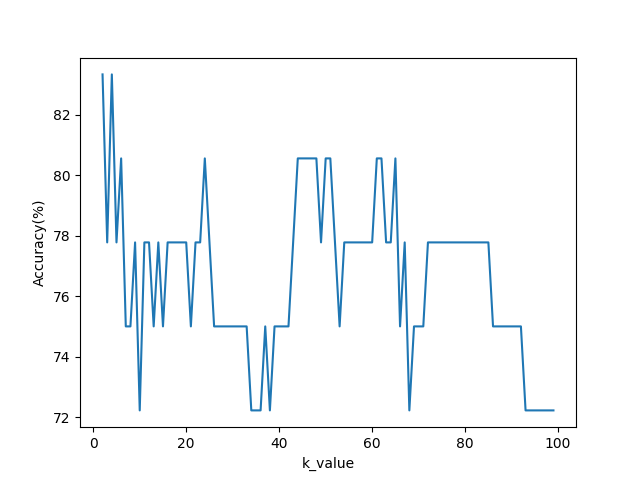

The Python source for this figure:
from dataset import wine_data, current_path
from aux_methods import train_test_split, accuracy
from knn import KNN
import matplotlib.pyplot as plt
import random


random.seed(15)
X, Y = wine_data.iloc[:, 1:].astype(float).values, wine_data.iloc[:, 0].astype(int).values
X_train, X_test, y_train, y_test = train_test_split(X, Y, test_size=0.2)


k_accuracy = dict()
knn_start, knn_end = 2, 100
for _knn in range(knn_start, knn_end):
    clf = KNN(k=_knn)
    clf.fit(X_train, y_train)
    predictions = clf.predict(X_test)
    _accuracy = accuracy(y_test, predictions)
    k_accuracy[_knn] = _accuracy
    print("Knn = {0}, Accuracy = {1}%".format(_knn, _accuracy))

accuracy_max = max(k_accuracy.values())
k_max = [k for k in k_accuracy if k_accuracy[k] == accuracy_max]
print("Maximal Value : K = {0}, Accuracy = {1}%".format(k_max, accuracy_max))


plt.plot(list(range(knn_start, knn_end)), list(k_accuracy.values()))
plt.ylabel('Accuracy(%)')
plt.xlabel('k_value')
plt.savefig(current_path.joinpath('P7.png'))
plt.close()